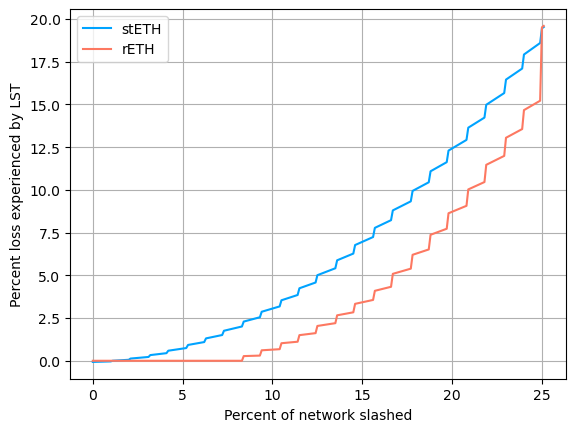

This figure's Python source:
import os

import matplotlib.pyplot as plt
import numpy as np
from web3 import HTTPProvider, Web3

API_KEY = os.environ['INFURA']
CLIENT = Web3(HTTPProvider(f"https://mainnet.infura.io/v3/{API_KEY}"))
COLOR_LIDO = '#00A3FF'
COLOR_RP = '#FD7861'

TokenSteth = CLIENT.eth.contract(
    address=Web3.to_checksum_address("0xae7ab96520DE3A18E5e111B5EaAb095312D7fE84"),
    abi=
    '[{"constant":false,"inputs":[],"name":"resume","outputs":[],"payable":false,"stateMutability":"nonpayable","type":"function"},{"constant":true,"inputs":[],"name":"name","outputs":[{"name":"","type":"string"}],"payable":false,"stateMutability":"pure","type":"function"},{"constant":false,"inputs":[],"name":"stop","outputs":[],"payable":false,"stateMutability":"nonpayable","type":"function"},{"constant":true,"inputs":[],"name":"hasInitialized","outputs":[{"name":"","type":"bool"}],"payable":false,"stateMutability":"view","type":"function"},{"constant":false,"inputs":[{"name":"_spender","type":"address"},{"name":"_amount","type":"uint256"}],"name":"approve","outputs":[{"name":"","type":"bool"}],"payable":false,"stateMutability":"nonpayable","type":"function"},{"constant":true,"inputs":[],"name":"STAKING_CONTROL_ROLE","outputs":[{"name":"","type":"bytes32"}],"payable":false,"stateMutability":"view","type":"function"},{"constant":true,"inputs":[],"name":"totalSupply","outputs":[{"name":"","type":"uint256"}],"payable":false,"stateMutability":"view","type":"function"},{"constant":true,"inputs":[{"name":"_ethAmount","type":"uint256"}],"name":"getSharesByPooledEth","outputs":[{"name":"","type":"uint256"}],"payable":false,"stateMutability":"view","type":"function"},{"constant":true,"inputs":[],"name":"isStakingPaused","outputs":[{"name":"","type":"bool"}],"payable":false,"stateMutability":"view","type":"function"},{"constant":false,"inputs":[{"name":"_sender","type":"address"},{"name":"_recipient","type":"address"},{"name":"_amount","type":"uint256"}],"name":"transferFrom","outputs":[{"name":"","type":"bool"}],"payable":false,"stateMutability":"nonpayable","type":"function"},{"constant":true,"inputs":[{"name":"_script","type":"bytes"}],"name":"getEVMScriptExecutor","outputs":[{"name":"","type":"address"}],"payable":false,"stateMutability":"view","type":"function"},{"constant":false,"inputs":[{"name":"_maxStakeLimit","type":"uint256"},{"name":"_stakeLimitIncreasePerBlock","type":"uint256"}],"name":"setStakingLimit","outputs":[],"payable":false,"stateMutability":"nonpayable","type":"function"},{"constant":true,"inputs":[],"name":"RESUME_ROLE","outputs":[{"name":"","type":"bytes32"}],"payable":false,"stateMutability":"view","type":"function"},{"constant":false,"inputs":[{"name":"_lidoLocator","type":"address"},{"name":"_eip712StETH","type":"address"}],"name":"finalizeUpgrade_v2","outputs":[],"payable":false,"stateMutability":"nonpayable","type":"function"},{"constant":true,"inputs":[],"name":"decimals","outputs":[{"name":"","type":"uint8"}],"payable":false,"stateMutability":"pure","type":"function"},{"constant":true,"inputs":[],"name":"getRecoveryVault","outputs":[{"name":"","type":"address"}],"payable":false,"stateMutability":"view","type":"function"},{"constant":true,"inputs":[],"name":"DOMAIN_SEPARATOR","outputs":[{"name":"","type":"bytes32"}],"payable":false,"stateMutability":"view","type":"function"},{"constant":true,"inputs":[],"name":"getTotalPooledEther","outputs":[{"name":"","type":"uint256"}],"payable":false,"stateMutability":"view","type":"function"},{"constant":false,"inputs":[{"name":"_newDepositedValidators","type":"uint256"}],"name":"unsafeChangeDepositedValidators","outputs":[],"payable":false,"stateMutability":"nonpayable","type":"function"},{"constant":true,"inputs":[],"name":"PAUSE_ROLE","outputs":[{"name":"","type":"bytes32"}],"payable":false,"stateMutability":"view","type":"function"},{"constant":false,"inputs":[{"name":"_spender","type":"address"},{"name":"_addedValue","type":"uint256"}],"name":"increaseAllowance","outputs":[{"name":"","type":"bool"}],"payable":false,"stateMutability":"nonpayable","type":"function"},{"constant":true,"inputs":[],"name":"getTreasury","outputs":[{"name":"","type":"address"}],"payable":false,"stateMutability":"view","type":"function"},{"constant":true,"inputs":[],"name":"isStopped","outputs":[{"name":"","type":"bool"}],"payable":false,"stateMutability":"view","type":"function"},{"constant":true,"inputs":[],"name":"getBufferedEther","outputs":[{"name":"","type":"uint256"}],"payable":false,"stateMutability":"view","type":"function"},{"constant":false,"inputs":[{"name":"_lidoLocator","type":"address"},{"name":"_eip712StETH","type":"address"}],"name":"initialize","outputs":[],"payable":true,"stateMutability":"payable","type":"function"},{"constant":false,"inputs":[],"name":"receiveELRewards","outputs":[],"payable":true,"stateMutability":"payable","type":"function"},{"constant":true,"inputs":[],"name":"getWithdrawalCredentials","outputs":[{"name":"","type":"bytes32"}],"payable":false,"stateMutability":"view","type":"function"},{"constant":true,"inputs":[],"name":"getCurrentStakeLimit","outputs":[{"name":"","type":"uint256"}],"payable":false,"stateMutability":"view","type":"function"},{"constant":true,"inputs":[],"name":"getStakeLimitFullInfo","outputs":[{"name":"isStakingPaused","type":"bool"},{"name":"isStakingLimitSet","type":"bool"},{"name":"currentStakeLimit","type":"uint256"},{"name":"maxStakeLimit","type":"uint256"},{"name":"maxStakeLimitGrowthBlocks","type":"uint256"},{"name":"prevStakeLimit","type":"uint256"},{"name":"prevStakeBlockNumber","type":"uint256"}],"payable":false,"stateMutability":"view","type":"function"},{"constant":false,"inputs":[{"name":"_sender","type":"address"},{"name":"_recipient","type":"address"},{"name":"_sharesAmount","type":"uint256"}],"name":"transferSharesFrom","outputs":[{"name":"","type":"uint256"}],"payable":false,"stateMutability":"nonpayable","type":"function"},{"constant":true,"inputs":[{"name":"_account","type":"address"}],"name":"balanceOf","outputs":[{"name":"","type":"uint256"}],"payable":false,"stateMutability":"view","type":"function"},{"constant":false,"inputs":[],"name":"resumeStaking","outputs":[],"payable":false,"stateMutability":"nonpayable","type":"function"},{"constant":true,"inputs":[],"name":"getFeeDistribution","outputs":[{"name":"treasuryFeeBasisPoints","type":"uint16"},{"name":"insuranceFeeBasisPoints","type":"uint16"},{"name":"operatorsFeeBasisPoints","type":"uint16"}],"payable":false,"stateMutability":"view","type":"function"},{"constant":false,"inputs":[],"name":"receiveWithdrawals","outputs":[],"payable":true,"stateMutability":"payable","type":"function"},{"constant":true,"inputs":[{"name":"_sharesAmount","type":"uint256"}],"name":"getPooledEthByShares","outputs":[{"name":"","type":"uint256"}],"payable":false,"stateMutability":"view","type":"function"},{"constant":true,"inputs":[{"name":"token","type":"address"}],"name":"allowRecoverability","outputs":[{"name":"","type":"bool"}],"payable":false,"stateMutability":"view","type":"function"},{"constant":true,"inputs":[{"name":"owner","type":"address"}],"name":"nonces","outputs":[{"name":"","type":"uint256"}],"payable":false,"stateMutability":"view","type":"function"},{"constant":true,"inputs":[],"name":"appId","outputs":[{"name":"","type":"bytes32"}],"payable":false,"stateMutability":"view","type":"function"},{"constant":true,"inputs":[],"name":"getOracle","outputs":[{"name":"","type":"address"}],"payable":false,"stateMutability":"view","type":"function"},{"constant":true,"inputs":[],"name":"eip712Domain","outputs":[{"name":"name","type":"string"},{"name":"version","type":"string"},{"name":"chainId","type":"uint256"},{"name":"verifyingContract","type":"address"}],"payable":false,"stateMutability":"view","type":"function"},{"constant":true,"inputs":[],"name":"getContractVersion","outputs":[{"name":"","type":"uint256"}],"payable":false,"stateMutability":"view","type":"function"},{"constant":true,"inputs":[],"name":"getInitializationBlock","outputs":[{"name":"","type":"uint256"}],"payable":false,"stateMutability":"view","type":"function"},{"constant":false,"inputs":[{"name":"_recipient","type":"address"},{"name":"_sharesAmount","type":"uint256"}],"name":"transferShares","outputs":[{"name":"","type":"uint256"}],"payable":false,"stateMutability":"nonpayable","type":"function"},{"constant":true,"inputs":[],"name":"symbol","outputs":[{"name":"","type":"string"}],"payable":false,"stateMutability":"pure","type":"function"},{"constant":true,"inputs":[],"name":"getEIP712StETH","outputs":[{"name":"","type":"address"}],"payable":false,"stateMutability":"view","type":"function"},{"constant":false,"inputs":[{"name":"","type":"address"}],"name":"transferToVault","outputs":[],"payable":false,"stateMutability":"nonpayable","type":"function"},{"constant":true,"inputs":[{"name":"_sender","type":"address"},{"name":"_role","type":"bytes32"},{"name":"_params","type":"uint256[]"}],"name":"canPerform","outputs":[{"name":"","type":"bool"}],"payable":false,"stateMutability":"view","type":"function"},{"constant":false,"inputs":[{"name":"_referral","type":"address"}],"name":"submit","outputs":[{"name":"","type":"uint256"}],"payable":true,"stateMutability":"payable","type":"function"},{"constant":false,"inputs":[{"name":"_spender","type":"address"},{"name":"_subtractedValue","type":"uint256"}],"name":"decreaseAllowance","outputs":[{"name":"","type":"bool"}],"payable":false,"stateMutability":"nonpayable","type":"function"},{"constant":true,"inputs":[],"name":"getEVMScriptRegistry","outputs":[{"name":"","type":"address"}],"payable":false,"stateMutability":"view","type":"function"},{"constant":false,"inputs":[{"name":"_recipient","type":"address"},{"name":"_amount","type":"uint256"}],"name":"transfer","outputs":[{"name":"","type":"bool"}],"payable":false,"stateMutability":"nonpayable","type":"function"},{"constant":false,"inputs":[{"name":"_maxDepositsCount","type":"uint256"},{"name":"_stakingModuleId","type":"uint256"},{"name":"_depositCalldata","type":"bytes"}],"name":"deposit","outputs":[],"payable":false,"stateMutability":"nonpayable","type":"function"},{"constant":true,"inputs":[],"name":"UNSAFE_CHANGE_DEPOSITED_VALIDATORS_ROLE","outputs":[{"name":"","type":"bytes32"}],"payable":false,"stateMutability":"view","type":"function"},{"constant":true,"inputs":[],"name":"getBeaconStat","outputs":[{"name":"depositedValidators","type":"uint256"},{"name":"beaconValidators","type":"uint256"},{"name":"beaconBalance","type":"uint256"}],"payable":false,"stateMutability":"view","type":"function"},{"constant":false,"inputs":[],"name":"removeStakingLimit","outputs":[],"payable":false,"stateMutability":"nonpayable","type":"function"},{"constant":false,"inputs":[{"name":"_reportTimestamp","type":"uint256"},{"name":"_timeElapsed","type":"uint256"},{"name":"_clValidators","type":"uint256"},{"name":"_clBalance","type":"uint256"},{"name":"_withdrawalVaultBalance","type":"uint256"},{"name":"_elRewardsVaultBalance","type":"uint256"},{"name":"_sharesRequestedToBurn","type":"uint256"},{"name":"_withdrawalFinalizationBatches","type":"uint256[]"},{"name":"_simulatedShareRate","type":"uint256"}],"name":"handleOracleReport","outputs":[{"name":"postRebaseAmounts","type":"uint256[4]"}],"payable":false,"stateMutability":"nonpayable","type":"function"},{"constant":true,"inputs":[],"name":"getFee","outputs":[{"name":"totalFee","type":"uint16"}],"payable":false,"stateMutability":"view","type":"function"},{"constant":true,"inputs":[],"name":"kernel","outputs":[{"name":"","type":"address"}],"payable":false,"stateMutability":"view","type":"function"},{"constant":true,"inputs":[],"name":"getTotalShares","outputs":[{"name":"","type":"uint256"}],"payable":false,"stateMutability":"view","type":"function"},{"constant":false,"inputs":[{"name":"_owner","type":"address"},{"name":"_spender","type":"address"},{"name":"_value","type":"uint256"},{"name":"_deadline","type":"uint256"},{"name":"_v","type":"uint8"},{"name":"_r","type":"bytes32"},{"name":"_s","type":"bytes32"}],"name":"permit","outputs":[],"payable":false,"stateMutability":"nonpayable","type":"function"},{"constant":true,"inputs":[{"name":"_owner","type":"address"},{"name":"_spender","type":"address"}],"name":"allowance","outputs":[{"name":"","type":"uint256"}],"payable":false,"stateMutability":"view","type":"function"},{"constant":true,"inputs":[],"name":"isPetrified","outputs":[{"name":"","type":"bool"}],"payable":false,"stateMutability":"view","type":"function"},{"constant":true,"inputs":[],"name":"getLidoLocator","outputs":[{"name":"","type":"address"}],"payable":false,"stateMutability":"view","type":"function"},{"constant":true,"inputs":[],"name":"canDeposit","outputs":[{"name":"","type":"bool"}],"payable":false,"stateMutability":"view","type":"function"},{"constant":true,"inputs":[],"name":"STAKING_PAUSE_ROLE","outputs":[{"name":"","type":"bytes32"}],"payable":false,"stateMutability":"view","type":"function"},{"constant":true,"inputs":[],"name":"getDepositableEther","outputs":[{"name":"","type":"uint256"}],"payable":false,"stateMutability":"view","type":"function"},{"constant":true,"inputs":[{"name":"_account","type":"address"}],"name":"sharesOf","outputs":[{"name":"","type":"uint256"}],"payable":false,"stateMutability":"view","type":"function"},{"constant":false,"inputs":[],"name":"pauseStaking","outputs":[],"payable":false,"stateMutability":"nonpayable","type":"function"},{"constant":true,"inputs":[],"name":"getTotalELRewardsCollected","outputs":[{"name":"","type":"uint256"}],"payable":false,"stateMutability":"view","type":"function"},{"payable":true,"stateMutability":"payable","type":"fallback"},{"anonymous":false,"inputs":[],"name":"StakingPaused","type":"event"},{"anonymous":false,"inputs":[],"name":"StakingResumed","type":"event"},{"anonymous":false,"inputs":[{"indexed":false,"name":"maxStakeLimit","type":"uint256"},{"indexed":false,"name":"stakeLimitIncreasePerBlock","type":"uint256"}],"name":"StakingLimitSet","type":"event"},{"anonymous":false,"inputs":[],"name":"StakingLimitRemoved","type":"event"},{"anonymous":false,"inputs":[{"indexed":true,"name":"reportTimestamp","type":"uint256"},{"indexed":false,"name":"preCLValidators","type":"uint256"},{"indexed":false,"name":"postCLValidators","type":"uint256"}],"name":"CLValidatorsUpdated","type":"event"},{"anonymous":false,"inputs":[{"indexed":false,"name":"depositedValidators","type":"uint256"}],"name":"DepositedValidatorsChanged","type":"event"},{"anonymous":false,"inputs":[{"indexed":true,"name":"reportTimestamp","type":"uint256"},{"indexed":false,"name":"preCLBalance","type":"uint256"},{"indexed":false,"name":"postCLBalance","type":"uint256"},{"indexed":false,"name":"withdrawalsWithdrawn","type":"uint256"},{"indexed":false,"name":"executionLayerRewardsWithdrawn","type":"uint256"},{"indexed":false,"name":"postBufferedEther","type":"uint256"}],"name":"ETHDistributed","type":"event"},{"anonymous":false,"inputs":[{"indexed":true,"name":"reportTimestamp","type":"uint256"},{"indexed":false,"name":"timeElapsed","type":"uint256"},{"indexed":false,"name":"preTotalShares","type":"uint256"},{"indexed":false,"name":"preTotalEther","type":"uint256"},{"indexed":false,"name":"postTotalShares","type":"uint256"},{"indexed":false,"name":"postTotalEther","type":"uint256"},{"indexed":false,"name":"sharesMintedAsFees","type":"uint256"}],"name":"TokenRebased","type":"event"},{"anonymous":false,"inputs":[{"indexed":false,"name":"lidoLocator","type":"address"}],"name":"LidoLocatorSet","type":"event"},{"anonymous":false,"inputs":[{"indexed":false,"name":"amount","type":"uint256"}],"name":"ELRewardsReceived","type":"event"},{"anonymous":false,"inputs":[{"indexed":false,"name":"amount","type":"uint256"}],"name":"WithdrawalsReceived","type":"event"},{"anonymous":false,"inputs":[{"indexed":true,"name":"sender","type":"address"},{"indexed":false,"name":"amount","type":"uint256"},{"indexed":false,"name":"referral","type":"address"}],"name":"Submitted","type":"event"},{"anonymous":false,"inputs":[{"indexed":false,"name":"amount","type":"uint256"}],"name":"Unbuffered","type":"event"},{"anonymous":false,"inputs":[{"indexed":true,"name":"executor","type":"address"},{"indexed":false,"name":"script","type":"bytes"},{"indexed":false,"name":"input","type":"bytes"},{"indexed":false,"name":"returnData","type":"bytes"}],"name":"ScriptResult","type":"event"},{"anonymous":false,"inputs":[{"indexed":true,"name":"vault","type":"address"},{"indexed":true,"name":"token","type":"address"},{"indexed":false,"name":"amount","type":"uint256"}],"name":"RecoverToVault","type":"event"},{"anonymous":false,"inputs":[{"indexed":false,"name":"eip712StETH","type":"address"}],"name":"EIP712StETHInitialized","type":"event"},{"anonymous":false,"inputs":[{"indexed":true,"name":"from","type":"address"},{"indexed":true,"name":"to","type":"address"},{"indexed":false,"name":"sharesValue","type":"uint256"}],"name":"TransferShares","type":"event"},{"anonymous":false,"inputs":[{"indexed":true,"name":"account","type":"address"},{"indexed":false,"name":"preRebaseTokenAmount","type":"uint256"},{"indexed":false,"name":"postRebaseTokenAmount","type":"uint256"},{"indexed":false,"name":"sharesAmount","type":"uint256"}],"name":"SharesBurnt","type":"event"},{"anonymous":false,"inputs":[],"name":"Stopped","type":"event"},{"anonymous":false,"inputs":[],"name":"Resumed","type":"event"},{"anonymous":false,"inputs":[{"indexed":true,"name":"from","type":"address"},{"indexed":true,"name":"to","type":"address"},{"indexed":false,"name":"value","type":"uint256"}],"name":"Transfer","type":"event"},{"anonymous":false,"inputs":[{"indexed":true,"name":"owner","type":"address"},{"indexed":true,"name":"spender","type":"address"},{"indexed":false,"name":"value","type":"uint256"}],"name":"Approval","type":"event"},{"anonymous":false,"inputs":[{"indexed":false,"name":"version","type":"uint256"}],"name":"ContractVersionSet","type":"event"}]'
)

TokenReth = CLIENT.eth.contract(
    address=Web3.to_checksum_address("0xae78736Cd615f374D3085123A210448E74Fc6393"),
    abi=
    '[{"inputs":[{"internalType":"contract RocketStorageInterface","name":"_rocketStorageAddress","type":"address"}],"stateMutability":"nonpayable","type":"constructor"},{"anonymous":false,"inputs":[{"indexed":true,"internalType":"address","name":"owner","type":"address"},{"indexed":true,"internalType":"address","name":"spender","type":"address"},{"indexed":false,"internalType":"uint256","name":"value","type":"uint256"}],"name":"Approval","type":"event"},{"anonymous":false,"inputs":[{"indexed":true,"internalType":"address","name":"from","type":"address"},{"indexed":false,"internalType":"uint256","name":"amount","type":"uint256"},{"indexed":false,"internalType":"uint256","name":"time","type":"uint256"}],"name":"EtherDeposited","type":"event"},{"anonymous":false,"inputs":[{"indexed":true,"internalType":"address","name":"from","type":"address"},{"indexed":false,"internalType":"uint256","name":"amount","type":"uint256"},{"indexed":false,"internalType":"uint256","name":"ethAmount","type":"uint256"},{"indexed":false,"internalType":"uint256","name":"time","type":"uint256"}],"name":"TokensBurned","type":"event"},{"anonymous":false,"inputs":[{"indexed":true,"internalType":"address","name":"to","type":"address"},{"indexed":false,"internalType":"uint256","name":"amount","type":"uint256"},{"indexed":false,"internalType":"uint256","name":"ethAmount","type":"uint256"},{"indexed":false,"internalType":"uint256","name":"time","type":"uint256"}],"name":"TokensMinted","type":"event"},{"anonymous":false,"inputs":[{"indexed":true,"internalType":"address","name":"from","type":"address"},{"indexed":true,"internalType":"address","name":"to","type":"address"},{"indexed":false,"internalType":"uint256","name":"value","type":"uint256"}],"name":"Transfer","type":"event"},{"inputs":[{"internalType":"address","name":"owner","type":"address"},{"internalType":"address","name":"spender","type":"address"}],"name":"allowance","outputs":[{"internalType":"uint256","name":"","type":"uint256"}],"stateMutability":"view","type":"function"},{"inputs":[{"internalType":"address","name":"spender","type":"address"},{"internalType":"uint256","name":"amount","type":"uint256"}],"name":"approve","outputs":[{"internalType":"bool","name":"","type":"bool"}],"stateMutability":"nonpayable","type":"function"},{"inputs":[{"internalType":"address","name":"account","type":"address"}],"name":"balanceOf","outputs":[{"internalType":"uint256","name":"","type":"uint256"}],"stateMutability":"view","type":"function"},{"inputs":[{"internalType":"uint256","name":"_rethAmount","type":"uint256"}],"name":"burn","outputs":[],"stateMutability":"nonpayable","type":"function"},{"inputs":[],"name":"decimals","outputs":[{"internalType":"uint8","name":"","type":"uint8"}],"stateMutability":"view","type":"function"},{"inputs":[{"internalType":"address","name":"spender","type":"address"},{"internalType":"uint256","name":"subtractedValue","type":"uint256"}],"name":"decreaseAllowance","outputs":[{"internalType":"bool","name":"","type":"bool"}],"stateMutability":"nonpayable","type":"function"},{"inputs":[],"name":"depositExcess","outputs":[],"stateMutability":"payable","type":"function"},{"inputs":[],"name":"depositExcessCollateral","outputs":[],"stateMutability":"nonpayable","type":"function"},{"inputs":[],"name":"getCollateralRate","outputs":[{"internalType":"uint256","name":"","type":"uint256"}],"stateMutability":"view","type":"function"},{"inputs":[{"internalType":"uint256","name":"_rethAmount","type":"uint256"}],"name":"getEthValue","outputs":[{"internalType":"uint256","name":"","type":"uint256"}],"stateMutability":"view","type":"function"},{"inputs":[],"name":"getExchangeRate","outputs":[{"internalType":"uint256","name":"","type":"uint256"}],"stateMutability":"view","type":"function"},{"inputs":[{"internalType":"uint256","name":"_ethAmount","type":"uint256"}],"name":"getRethValue","outputs":[{"internalType":"uint256","name":"","type":"uint256"}],"stateMutability":"view","type":"function"},{"inputs":[],"name":"getTotalCollateral","outputs":[{"internalType":"uint256","name":"","type":"uint256"}],"stateMutability":"view","type":"function"},{"inputs":[{"internalType":"address","name":"spender","type":"address"},{"internalType":"uint256","name":"addedValue","type":"uint256"}],"name":"increaseAllowance","outputs":[{"internalType":"bool","name":"","type":"bool"}],"stateMutability":"nonpayable","type":"function"},{"inputs":[{"internalType":"uint256","name":"_ethAmount","type":"uint256"},{"internalType":"address","name":"_to","type":"address"}],"name":"mint","outputs":[],"stateMutability":"nonpayable","type":"function"},{"inputs":[],"name":"name","outputs":[{"internalType":"string","name":"","type":"string"}],"stateMutability":"view","type":"function"},{"inputs":[],"name":"symbol","outputs":[{"internalType":"string","name":"","type":"string"}],"stateMutability":"view","type":"function"},{"inputs":[],"name":"totalSupply","outputs":[{"internalType":"uint256","name":"","type":"uint256"}],"stateMutability":"view","type":"function"},{"inputs":[{"internalType":"address","name":"recipient","type":"address"},{"internalType":"uint256","name":"amount","type":"uint256"}],"name":"transfer","outputs":[{"internalType":"bool","name":"","type":"bool"}],"stateMutability":"nonpayable","type":"function"},{"inputs":[{"internalType":"address","name":"sender","type":"address"},{"internalType":"address","name":"recipient","type":"address"},{"internalType":"uint256","name":"amount","type":"uint256"}],"name":"transferFrom","outputs":[{"internalType":"bool","name":"","type":"bool"}],"stateMutability":"nonpayable","type":"function"},{"inputs":[],"name":"version","outputs":[{"internalType":"uint8","name":"","type":"uint8"}],"stateMutability":"view","type":"function"},{"stateMutability":"payable","type":"receive"}]'
)

RocketNodeManager = CLIENT.eth.contract(
    address=Web3.to_checksum_address("0x89F478E6Cc24f052103628f36598D4C14Da3D287"),
    abi=
    '[{"inputs":[{"internalType":"contract RocketStorageInterface","name":"_rocketStorageAddress","type":"address"}],"stateMutability":"nonpayable","type":"constructor"},{"anonymous":false,"inputs":[{"indexed":true,"internalType":"address","name":"node","type":"address"},{"indexed":false,"internalType":"uint256","name":"time","type":"uint256"}],"name":"NodeRegistered","type":"event"},{"anonymous":false,"inputs":[{"indexed":true,"internalType":"address","name":"node","type":"address"},{"indexed":false,"internalType":"uint256","name":"network","type":"uint256"}],"name":"NodeRewardNetworkChanged","type":"event"},{"anonymous":false,"inputs":[{"indexed":true,"internalType":"address","name":"node","type":"address"},{"indexed":false,"internalType":"bool","name":"state","type":"bool"}],"name":"NodeSmoothingPoolStateChanged","type":"event"},{"anonymous":false,"inputs":[{"indexed":true,"internalType":"address","name":"node","type":"address"},{"indexed":false,"internalType":"uint256","name":"time","type":"uint256"}],"name":"NodeTimezoneLocationSet","type":"event"},{"inputs":[{"internalType":"address","name":"_nodeAddress","type":"address"}],"name":"getAverageNodeFee","outputs":[{"internalType":"uint256","name":"","type":"uint256"}],"stateMutability":"view","type":"function"},{"inputs":[{"internalType":"address","name":"_nodeAddress","type":"address"}],"name":"getFeeDistributorInitialised","outputs":[{"internalType":"bool","name":"","type":"bool"}],"stateMutability":"view","type":"function"},{"inputs":[{"internalType":"uint256","name":"_offset","type":"uint256"},{"internalType":"uint256","name":"_limit","type":"uint256"}],"name":"getNodeAddresses","outputs":[{"internalType":"address[]","name":"","type":"address[]"}],"stateMutability":"view","type":"function"},{"inputs":[{"internalType":"uint256","name":"_index","type":"uint256"}],"name":"getNodeAt","outputs":[{"internalType":"address","name":"","type":"address"}],"stateMutability":"view","type":"function"},{"inputs":[],"name":"getNodeCount","outputs":[{"internalType":"uint256","name":"","type":"uint256"}],"stateMutability":"view","type":"function"},{"inputs":[{"internalType":"uint256","name":"_offset","type":"uint256"},{"internalType":"uint256","name":"_limit","type":"uint256"}],"name":"getNodeCountPerTimezone","outputs":[{"components":[{"internalType":"string","name":"timezone","type":"string"},{"internalType":"uint256","name":"count","type":"uint256"}],"internalType":"struct RocketNodeManagerInterface.TimezoneCount[]","name":"","type":"tuple[]"}],"stateMutability":"view","type":"function"},{"inputs":[{"internalType":"address","name":"_nodeAddress","type":"address"}],"name":"getNodeDetails","outputs":[{"components":[{"internalType":"bool","name":"exists","type":"bool"},{"internalType":"uint256","name":"registrationTime","type":"uint256"},{"internalType":"string","name":"timezoneLocation","type":"string"},{"internalType":"bool","name":"feeDistributorInitialised","type":"bool"},{"internalType":"address","name":"feeDistributorAddress","type":"address"},{"internalType":"uint256","name":"rewardNetwork","type":"uint256"},{"internalType":"uint256","name":"rplStake","type":"uint256"},{"internalType":"uint256","name":"effectiveRPLStake","type":"uint256"},{"internalType":"uint256","name":"minimumRPLStake","type":"uint256"},{"internalType":"uint256","name":"maximumRPLStake","type":"uint256"},{"internalType":"uint256","name":"ethMatched","type":"uint256"},{"internalType":"uint256","name":"ethMatchedLimit","type":"uint256"},{"internalType":"uint256","name":"minipoolCount","type":"uint256"},{"internalType":"uint256","name":"balanceETH","type":"uint256"},{"internalType":"uint256","name":"balanceRETH","type":"uint256"},{"internalType":"uint256","name":"balanceRPL","type":"uint256"},{"internalType":"uint256","name":"balanceOldRPL","type":"uint256"},{"internalType":"uint256","name":"depositCreditBalance","type":"uint256"},{"internalType":"uint256","name":"distributorBalanceUserETH","type":"uint256"},{"internalType":"uint256","name":"distributorBalanceNodeETH","type":"uint256"},{"internalType":"address","name":"withdrawalAddress","type":"address"},{"internalType":"address","name":"pendingWithdrawalAddress","type":"address"},{"internalType":"bool","name":"smoothingPoolRegistrationState","type":"bool"},{"internalType":"uint256","name":"smoothingPoolRegistrationChanged","type":"uint256"},{"internalType":"address","name":"nodeAddress","type":"address"}],"internalType":"struct NodeDetails","name":"nodeDetails","type":"tuple"}],"stateMutability":"view","type":"function"},{"inputs":[{"internalType":"address","name":"_nodeAddress","type":"address"}],"name":"getNodeExists","outputs":[{"internalType":"bool","name":"","type":"bool"}],"stateMutability":"view","type":"function"},{"inputs":[{"internalType":"address","name":"_nodeAddress","type":"address"}],"name":"getNodePendingWithdrawalAddress","outputs":[{"internalType":"address","name":"","type":"address"}],"stateMutability":"view","type":"function"},{"inputs":[{"internalType":"address","name":"_nodeAddress","type":"address"}],"name":"getNodeRegistrationTime","outputs":[{"internalType":"uint256","name":"","type":"uint256"}],"stateMutability":"view","type":"function"},{"inputs":[{"internalType":"address","name":"_nodeAddress","type":"address"}],"name":"getNodeTimezoneLocation","outputs":[{"internalType":"string","name":"","type":"string"}],"stateMutability":"view","type":"function"},{"inputs":[{"internalType":"address","name":"_nodeAddress","type":"address"}],"name":"getNodeWithdrawalAddress","outputs":[{"internalType":"address","name":"","type":"address"}],"stateMutability":"view","type":"function"},{"inputs":[{"internalType":"address","name":"_nodeAddress","type":"address"}],"name":"getRewardNetwork","outputs":[{"internalType":"uint256","name":"","type":"uint256"}],"stateMutability":"view","type":"function"},{"inputs":[{"internalType":"uint256","name":"_offset","type":"uint256"},{"internalType":"uint256","name":"_limit","type":"uint256"}],"name":"getSmoothingPoolRegisteredNodeCount","outputs":[{"internalType":"uint256","name":"","type":"uint256"}],"stateMutability":"view","type":"function"},{"inputs":[{"internalType":"address","name":"_nodeAddress","type":"address"}],"name":"getSmoothingPoolRegistrationChanged","outputs":[{"internalType":"uint256","name":"","type":"uint256"}],"stateMutability":"view","type":"function"},{"inputs":[{"internalType":"address","name":"_nodeAddress","type":"address"}],"name":"getSmoothingPoolRegistrationState","outputs":[{"internalType":"bool","name":"","type":"bool"}],"stateMutability":"view","type":"function"},{"inputs":[],"name":"initialiseFeeDistributor","outputs":[],"stateMutability":"nonpayable","type":"function"},{"inputs":[{"internalType":"string","name":"_timezoneLocation","type":"string"}],"name":"registerNode","outputs":[],"stateMutability":"nonpayable","type":"function"},{"inputs":[{"internalType":"address","name":"_nodeAddress","type":"address"},{"internalType":"uint256","name":"_network","type":"uint256"}],"name":"setRewardNetwork","outputs":[],"stateMutability":"nonpayable","type":"function"},{"inputs":[{"internalType":"bool","name":"_state","type":"bool"}],"name":"setSmoothingPoolRegistrationState","outputs":[],"stateMutability":"nonpayable","type":"function"},{"inputs":[{"internalType":"string","name":"_timezoneLocation","type":"string"}],"name":"setTimezoneLocation","outputs":[],"stateMutability":"nonpayable","type":"function"},{"inputs":[],"name":"version","outputs":[{"internalType":"uint8","name":"","type":"uint8"}],"stateMutability":"view","type":"function"}]'
)

RocketNodeStaking = CLIENT.eth.contract(
    address=Web3.to_checksum_address("0x0d8D8f8541B12A0e1194B7CC4b6D954b90AB82ec"),
    abi=
    '[{"inputs":[{"internalType":"contract RocketStorageInterface","name":"_rocketStorageAddress","type":"address"}],"stateMutability":"nonpayable","type":"constructor"},{"anonymous":false,"inputs":[{"indexed":true,"internalType":"address","name":"node","type":"address"},{"indexed":false,"internalType":"uint256","name":"amount","type":"uint256"},{"indexed":false,"internalType":"uint256","name":"ethValue","type":"uint256"},{"indexed":false,"internalType":"uint256","name":"time","type":"uint256"}],"name":"RPLSlashed","type":"event"},{"anonymous":false,"inputs":[{"indexed":true,"internalType":"address","name":"from","type":"address"},{"indexed":false,"internalType":"uint256","name":"amount","type":"uint256"},{"indexed":false,"internalType":"uint256","name":"time","type":"uint256"}],"name":"RPLStaked","type":"event"},{"anonymous":false,"inputs":[{"indexed":true,"internalType":"address","name":"to","type":"address"},{"indexed":false,"internalType":"uint256","name":"amount","type":"uint256"},{"indexed":false,"internalType":"uint256","name":"time","type":"uint256"}],"name":"RPLWithdrawn","type":"event"},{"anonymous":false,"inputs":[{"indexed":true,"internalType":"address","name":"node","type":"address"},{"indexed":true,"internalType":"address","name":"caller","type":"address"},{"indexed":false,"internalType":"bool","name":"allowed","type":"bool"},{"indexed":false,"internalType":"uint256","name":"time","type":"uint256"}],"name":"StakeRPLForAllowed","type":"event"},{"inputs":[{"internalType":"address","name":"_nodeAddress","type":"address"}],"name":"getNodeETHCollateralisationRatio","outputs":[{"internalType":"uint256","name":"","type":"uint256"}],"stateMutability":"view","type":"function"},{"inputs":[{"internalType":"address","name":"_nodeAddress","type":"address"}],"name":"getNodeETHMatched","outputs":[{"internalType":"uint256","name":"","type":"uint256"}],"stateMutability":"view","type":"function"},{"inputs":[{"internalType":"address","name":"_nodeAddress","type":"address"}],"name":"getNodeETHMatchedLimit","outputs":[{"internalType":"uint256","name":"","type":"uint256"}],"stateMutability":"view","type":"function"},{"inputs":[{"internalType":"address","name":"_nodeAddress","type":"address"}],"name":"getNodeETHProvided","outputs":[{"internalType":"uint256","name":"","type":"uint256"}],"stateMutability":"view","type":"function"},{"inputs":[{"internalType":"address","name":"_nodeAddress","type":"address"}],"name":"getNodeEffectiveRPLStake","outputs":[{"internalType":"uint256","name":"","type":"uint256"}],"stateMutability":"view","type":"function"},{"inputs":[{"internalType":"address","name":"_nodeAddress","type":"address"}],"name":"getNodeMaximumRPLStake","outputs":[{"internalType":"uint256","name":"","type":"uint256"}],"stateMutability":"view","type":"function"},{"inputs":[{"internalType":"address","name":"_nodeAddress","type":"address"}],"name":"getNodeMinimumRPLStake","outputs":[{"internalType":"uint256","name":"","type":"uint256"}],"stateMutability":"view","type":"function"},{"inputs":[{"internalType":"address","name":"_nodeAddress","type":"address"}],"name":"getNodeRPLStake","outputs":[{"internalType":"uint256","name":"","type":"uint256"}],"stateMutability":"view","type":"function"},{"inputs":[{"internalType":"address","name":"_nodeAddress","type":"address"}],"name":"getNodeRPLStakedTime","outputs":[{"internalType":"uint256","name":"","type":"uint256"}],"stateMutability":"view","type":"function"},{"inputs":[],"name":"getTotalRPLStake","outputs":[{"internalType":"uint256","name":"","type":"uint256"}],"stateMutability":"view","type":"function"},{"inputs":[{"internalType":"address","name":"_caller","type":"address"},{"internalType":"bool","name":"_allowed","type":"bool"}],"name":"setStakeRPLForAllowed","outputs":[],"stateMutability":"nonpayable","type":"function"},{"inputs":[{"internalType":"address","name":"_nodeAddress","type":"address"},{"internalType":"uint256","name":"_ethSlashAmount","type":"uint256"}],"name":"slashRPL","outputs":[],"stateMutability":"nonpayable","type":"function"},{"inputs":[{"internalType":"uint256","name":"_amount","type":"uint256"}],"name":"stakeRPL","outputs":[],"stateMutability":"nonpayable","type":"function"},{"inputs":[{"internalType":"address","name":"_nodeAddress","type":"address"},{"internalType":"uint256","name":"_amount","type":"uint256"}],"name":"stakeRPLFor","outputs":[],"stateMutability":"nonpayable","type":"function"},{"inputs":[],"name":"version","outputs":[{"internalType":"uint8","name":"","type":"uint8"}],"stateMutability":"view","type":"function"},{"inputs":[{"internalType":"uint256","name":"_amount","type":"uint256"}],"name":"withdrawRPL","outputs":[],"stateMutability":"nonpayable","type":"function"}]'
)

RocketNodeDeposit = CLIENT.eth.contract(
    address=Web3.to_checksum_address("0x2FB42FfE2d7dF8381853e96304300c6a5E846905"),
    abi=
    '[{"inputs":[{"internalType":"contract RocketStorageInterface","name":"_rocketStorageAddress","type":"address"}],"stateMutability":"nonpayable","type":"constructor"},{"anonymous":false,"inputs":[{"indexed":true,"internalType":"address","name":"from","type":"address"},{"indexed":false,"internalType":"uint256","name":"amount","type":"uint256"},{"indexed":false,"internalType":"uint256","name":"time","type":"uint256"}],"name":"DepositReceived","type":"event"},{"inputs":[{"internalType":"uint256","name":"_bondAmount","type":"uint256"},{"internalType":"uint256","name":"_minimumNodeFee","type":"uint256"},{"internalType":"bytes","name":"_validatorPubkey","type":"bytes"},{"internalType":"uint256","name":"_salt","type":"uint256"},{"internalType":"address","name":"_expectedMinipoolAddress","type":"address"},{"internalType":"uint256","name":"_currentBalance","type":"uint256"}],"name":"createVacantMinipool","outputs":[],"stateMutability":"nonpayable","type":"function"},{"inputs":[{"internalType":"uint256","name":"_bondAmount","type":"uint256"},{"internalType":"uint256","name":"_minimumNodeFee","type":"uint256"},{"internalType":"bytes","name":"_validatorPubkey","type":"bytes"},{"internalType":"bytes","name":"_validatorSignature","type":"bytes"},{"internalType":"bytes32","name":"_depositDataRoot","type":"bytes32"},{"internalType":"uint256","name":"_salt","type":"uint256"},{"internalType":"address","name":"_expectedMinipoolAddress","type":"address"}],"name":"deposit","outputs":[],"stateMutability":"payable","type":"function"},{"inputs":[{"internalType":"uint256","name":"_bondAmount","type":"uint256"},{"internalType":"uint256","name":"_minimumNodeFee","type":"uint256"},{"internalType":"bytes","name":"_validatorPubkey","type":"bytes"},{"internalType":"bytes","name":"_validatorSignature","type":"bytes"},{"internalType":"bytes32","name":"_depositDataRoot","type":"bytes32"},{"internalType":"uint256","name":"_salt","type":"uint256"},{"internalType":"address","name":"_expectedMinipoolAddress","type":"address"}],"name":"depositWithCredit","outputs":[],"stateMutability":"payable","type":"function"},{"inputs":[],"name":"getDepositAmounts","outputs":[{"internalType":"uint256[]","name":"","type":"uint256[]"}],"stateMutability":"pure","type":"function"},{"inputs":[{"internalType":"address","name":"_nodeOperator","type":"address"}],"name":"getNodeDepositCredit","outputs":[{"internalType":"uint256","name":"","type":"uint256"}],"stateMutability":"view","type":"function"},{"inputs":[{"internalType":"address","name":"_nodeOperator","type":"address"},{"internalType":"uint256","name":"_amount","type":"uint256"}],"name":"increaseDepositCreditBalance","outputs":[],"stateMutability":"nonpayable","type":"function"},{"inputs":[{"internalType":"address","name":"_nodeAddress","type":"address"},{"internalType":"uint256","name":"_amount","type":"uint256"}],"name":"increaseEthMatched","outputs":[],"stateMutability":"nonpayable","type":"function"},{"inputs":[{"internalType":"uint256","name":"_amount","type":"uint256"}],"name":"isValidDepositAmount","outputs":[{"internalType":"bool","name":"","type":"bool"}],"stateMutability":"pure","type":"function"},{"inputs":[],"name":"version","outputs":[{"internalType":"uint8","name":"","type":"uint8"}],"stateMutability":"view","type":"function"},{"stateMutability":"payable","type":"receive"}]'
)

RocketMinipoolManager = CLIENT.eth.contract(
    address=Web3.to_checksum_address("0x6d010C43d4e96D74C422f2e27370AF48711B49bF"),
    abi=
    '[{"inputs":[{"internalType":"contract RocketStorageInterface","name":"_rocketStorageAddress","type":"address"}],"stateMutability":"nonpayable","type":"constructor"},{"anonymous":false,"inputs":[{"indexed":true,"internalType":"address","name":"minipool","type":"address"},{"indexed":false,"internalType":"uint256","name":"time","type":"uint256"}],"name":"BeginBondReduction","type":"event"},{"anonymous":false,"inputs":[{"indexed":true,"internalType":"address","name":"minipool","type":"address"},{"indexed":true,"internalType":"address","name":"member","type":"address"},{"indexed":false,"internalType":"uint256","name":"time","type":"uint256"}],"name":"CancelReductionVoted","type":"event"},{"anonymous":false,"inputs":[{"indexed":true,"internalType":"address","name":"minipool","type":"address"},{"indexed":true,"internalType":"address","name":"node","type":"address"},{"indexed":false,"internalType":"uint256","name":"time","type":"uint256"}],"name":"MinipoolCreated","type":"event"},{"anonymous":false,"inputs":[{"indexed":true,"internalType":"address","name":"minipool","type":"address"},{"indexed":true,"internalType":"address","name":"node","type":"address"},{"indexed":false,"internalType":"uint256","name":"time","type":"uint256"}],"name":"MinipoolDestroyed","type":"event"},{"anonymous":false,"inputs":[{"indexed":true,"internalType":"address","name":"minipool","type":"address"},{"indexed":false,"internalType":"uint256","name":"time","type":"uint256"}],"name":"ReductionCancelled","type":"event"},{"inputs":[{"internalType":"address","name":"_nodeAddress","type":"address"},{"internalType":"uint256","name":"_salt","type":"uint256"}],"name":"createMinipool","outputs":[{"internalType":"contract RocketMinipoolInterface","name":"","type":"address"}],"stateMutability":"nonpayable","type":"function"},{"inputs":[{"internalType":"address","name":"_nodeAddress","type":"address"},{"internalType":"uint256","name":"_salt","type":"uint256"},{"internalType":"bytes","name":"_validatorPubkey","type":"bytes"},{"internalType":"uint256","name":"_bondAmount","type":"uint256"},{"internalType":"uint256","name":"_currentBalance","type":"uint256"}],"name":"createVacantMinipool","outputs":[{"internalType":"contract RocketMinipoolInterface","name":"","type":"address"}],"stateMutability":"nonpayable","type":"function"},{"inputs":[{"internalType":"address","name":"_nodeAddress","type":"address"}],"name":"decrementNodeStakingMinipoolCount","outputs":[],"stateMutability":"nonpayable","type":"function"},{"inputs":[],"name":"destroyMinipool","outputs":[],"stateMutability":"nonpayable","type":"function"},{"inputs":[],"name":"getActiveMinipoolCount","outputs":[{"internalType":"uint256","name":"","type":"uint256"}],"stateMutability":"view","type":"function"},{"inputs":[],"name":"getFinalisedMinipoolCount","outputs":[{"internalType":"uint256","name":"","type":"uint256"}],"stateMutability":"view","type":"function"},{"inputs":[{"internalType":"uint256","name":"_index","type":"uint256"}],"name":"getMinipoolAt","outputs":[{"internalType":"address","name":"","type":"address"}],"stateMutability":"view","type":"function"},{"inputs":[{"internalType":"bytes","name":"_pubkey","type":"bytes"}],"name":"getMinipoolByPubkey","outputs":[{"internalType":"address","name":"","type":"address"}],"stateMutability":"view","type":"function"},{"inputs":[],"name":"getMinipoolCount","outputs":[{"internalType":"uint256","name":"","type":"uint256"}],"stateMutability":"view","type":"function"},{"inputs":[{"internalType":"uint256","name":"_offset","type":"uint256"},{"internalType":"uint256","name":"_limit","type":"uint256"}],"name":"getMinipoolCountPerStatus","outputs":[{"internalType":"uint256","name":"initialisedCount","type":"uint256"},{"internalType":"uint256","name":"prelaunchCount","type":"uint256"},{"internalType":"uint256","name":"stakingCount","type":"uint256"},{"internalType":"uint256","name":"withdrawableCount","type":"uint256"},{"internalType":"uint256","name":"dissolvedCount","type":"uint256"}],"stateMutability":"view","type":"function"},{"inputs":[{"internalType":"address","name":"_minipoolAddress","type":"address"}],"name":"getMinipoolDepositType","outputs":[{"internalType":"enum MinipoolDeposit","name":"","type":"uint8"}],"stateMutability":"view","type":"function"},{"inputs":[{"internalType":"address","name":"_minipoolAddress","type":"address"}],"name":"getMinipoolDestroyed","outputs":[{"internalType":"bool","name":"","type":"bool"}],"stateMutability":"view","type":"function"},{"inputs":[{"internalType":"address","name":"_minipoolAddress","type":"address"}],"name":"getMinipoolExists","outputs":[{"internalType":"bool","name":"","type":"bool"}],"stateMutability":"view","type":"function"},{"inputs":[{"internalType":"address","name":"_minipoolAddress","type":"address"}],"name":"getMinipoolPubkey","outputs":[{"internalType":"bytes","name":"","type":"bytes"}],"stateMutability":"view","type":"function"},{"inputs":[{"internalType":"address","name":"_minipoolAddress","type":"address"}],"name":"getMinipoolRPLSlashed","outputs":[{"internalType":"bool","name":"","type":"bool"}],"stateMutability":"view","type":"function"},{"inputs":[{"internalType":"address","name":"_minipoolAddress","type":"address"}],"name":"getMinipoolWithdrawalCredentials","outputs":[{"internalType":"bytes","name":"","type":"bytes"}],"stateMutability":"pure","type":"function"},{"inputs":[{"internalType":"address","name":"_nodeAddress","type":"address"}],"name":"getNodeActiveMinipoolCount","outputs":[{"internalType":"uint256","name":"","type":"uint256"}],"stateMutability":"view","type":"function"},{"inputs":[{"internalType":"address","name":"_nodeAddress","type":"address"}],"name":"getNodeFinalisedMinipoolCount","outputs":[{"internalType":"uint256","name":"","type":"uint256"}],"stateMutability":"view","type":"function"},{"inputs":[{"internalType":"address","name":"_nodeAddress","type":"address"},{"internalType":"uint256","name":"_index","type":"uint256"}],"name":"getNodeMinipoolAt","outputs":[{"internalType":"address","name":"","type":"address"}],"stateMutability":"view","type":"function"},{"inputs":[{"internalType":"address","name":"_nodeAddress","type":"address"}],"name":"getNodeMinipoolCount","outputs":[{"internalType":"uint256","name":"","type":"uint256"}],"stateMutability":"view","type":"function"},{"inputs":[{"internalType":"address","name":"_nodeAddress","type":"address"}],"name":"getNodeStakingMinipoolCount","outputs":[{"internalType":"uint256","name":"","type":"uint256"}],"stateMutability":"view","type":"function"},{"inputs":[{"internalType":"address","name":"_nodeAddress","type":"address"},{"internalType":"uint256","name":"_depositSize","type":"uint256"}],"name":"getNodeStakingMinipoolCountBySize","outputs":[{"internalType":"uint256","name":"","type":"uint256"}],"stateMutability":"view","type":"function"},{"inputs":[{"internalType":"address","name":"_nodeAddress","type":"address"},{"internalType":"uint256","name":"_index","type":"uint256"}],"name":"getNodeValidatingMinipoolAt","outputs":[{"internalType":"address","name":"","type":"address"}],"stateMutability":"view","type":"function"},{"inputs":[{"internalType":"address","name":"_nodeAddress","type":"address"}],"name":"getNodeValidatingMinipoolCount","outputs":[{"internalType":"uint256","name":"","type":"uint256"}],"stateMutability":"view","type":"function"},{"inputs":[{"internalType":"uint256","name":"_offset","type":"uint256"},{"internalType":"uint256","name":"_limit","type":"uint256"}],"name":"getPrelaunchMinipools","outputs":[{"internalType":"address[]","name":"","type":"address[]"}],"stateMutability":"view","type":"function"},{"inputs":[],"name":"getStakingMinipoolCount","outputs":[{"internalType":"uint256","name":"","type":"uint256"}],"stateMutability":"view","type":"function"},{"inputs":[{"internalType":"uint256","name":"_index","type":"uint256"}],"name":"getVacantMinipoolAt","outputs":[{"internalType":"address","name":"","type":"address"}],"stateMutability":"view","type":"function"},{"inputs":[],"name":"getVacantMinipoolCount","outputs":[{"internalType":"uint256","name":"","type":"uint256"}],"stateMutability":"view","type":"function"},{"inputs":[{"internalType":"address","name":"_nodeAddress","type":"address"}],"name":"incrementNodeFinalisedMinipoolCount","outputs":[],"stateMutability":"nonpayable","type":"function"},{"inputs":[{"internalType":"address","name":"_nodeAddress","type":"address"}],"name":"incrementNodeStakingMinipoolCount","outputs":[],"stateMutability":"nonpayable","type":"function"},{"inputs":[],"name":"removeVacantMinipool","outputs":[],"stateMutability":"nonpayable","type":"function"},{"inputs":[{"internalType":"bytes","name":"_pubkey","type":"bytes"}],"name":"setMinipoolPubkey","outputs":[],"stateMutability":"nonpayable","type":"function"},{"inputs":[{"internalType":"uint256","name":"_previousBond","type":"uint256"},{"internalType":"uint256","name":"_newBond","type":"uint256"},{"internalType":"uint256","name":"_previousFee","type":"uint256"},{"internalType":"uint256","name":"_newFee","type":"uint256"}],"name":"updateNodeStakingMinipoolCount","outputs":[],"stateMutability":"nonpayable","type":"function"},{"inputs":[],"name":"version","outputs":[{"internalType":"uint8","name":"","type":"uint8"}],"stateMutability":"view","type":"function"}]'
)


def validator_slash(pct_network):
    base = 1
    correlated = np.floor(pct_network / 100 * 3 * 32)
    return np.minimum(32, base + correlated)


if __name__ == '__main__':
    pct_network_slashed = np.arange(0, 25.2, 0.1)

    lido_insurance = TokenSteth.functions.balanceOf(
        '0x8B3f33234ABD88493c0Cd28De33D583B70beDe35').call() / 1e18
    # Buffer calculation: https://dune.com/queries/2481449; not sure if I'm exact, but close.
    lido_buffer = (
        CLIENT.eth.get_balance('0xae7ab96520DE3A18E5e111B5EaAb095312D7fE84') +  # stETH token
        CLIENT.eth.get_balance('0xB9D7934878B5FB9610B3fE8A5e441e8fad7E293f') +  # withdrawal vault
        CLIENT.eth.get_balance('0x388C818CA8B9251b393131C08a736A67ccB19297')  # EL reward vault
    ) / 1e18
    steth_total_value = TokenSteth.functions.totalSupply().call() / 1e18
    steth_num_validators = (steth_total_value - lido_buffer) // 32
    lido_loss = (steth_num_validators * (pct_network_slashed / 100) *
                 validator_slash(pct_network_slashed)) - lido_insurance
    lido_pct_loss = 100 * (lido_loss / steth_total_value)

    rp_eb8_ct = 0
    rp_eb16_ct = 0
    num_nodes = RocketNodeManager.functions.getNodeCount().call()
    for offset in range(0, num_nodes, 100):
        print(offset)
        node_ls = RocketNodeManager.functions.getNodeAddresses(offset, 100).call()
        for addr in node_ls:
            provided_eth = RocketNodeStaking.functions.getNodeETHProvided(addr).call()
            matched_eth = RocketNodeStaking.functions.getNodeETHMatched(addr).call()
            eb8_ct = (matched_eth - provided_eth) / 16e18
            eb16_ct = (provided_eth - (8e18 * eb8_ct)) / 16e18
            rp_eb8_ct += eb8_ct
            rp_eb16_ct += eb16_ct
            # since only 8 and 16-ETH bonds exist, the above are enough to figure out counts
            # this method doesn't account for withdrawn

    print(rp_eb8_ct)
    print(rp_eb16_ct)

    reth_total_supply = TokenReth.functions.totalSupply().call()
    reth_total_value = TokenReth.functions.getEthValue(reth_total_supply).call() / 1e18
    reth_total_supply /= 1e18
    print(reth_total_value)
    print(reth_total_supply)
    rp_loss = []
    rp_pct_loss = []
    for pct_slash in pct_network_slashed:
        slash_eth = validator_slash(pct_slash)
        if slash_eth <= 8:
            # NO bond fully covers
            loop_rp_loss = 0
        elif 8 < slash_eth <= 16:
            # NO bond fully covers for eb16
            loop_rp_loss = (rp_eb8_ct * pct_slash / 100) * (slash_eth - 8)
        elif 16 < slash_eth <= 24:
            loop_rp_loss = (rp_eb8_ct * pct_slash / 100) * (slash_eth - 8) + (
                rp_eb16_ct * pct_slash / 100) * (slash_eth - 16)
        else:
            # this is a tricky scenario:
            # - RP uses lump sum of 8+ ETH to determine a full exit
            # - if we get slashed hard enough, we won't see that
            # - in that case it's treated like CL rewards
            # - reth gets a share based on borrowed eth and commission
            a = 24 - ((32 - slash_eth) * (.86 * 24 / 32))
            b = 16 - ((32 - slash_eth) * (.86 * 16 / 32))
            loop_rp_loss = (rp_eb8_ct * pct_slash / 100) * a + (rp_eb16_ct * pct_slash / 100) * b
        loop_rp_pct_loss = 100 * (loop_rp_loss / reth_total_value)
        rp_loss.append(loop_rp_loss)
        rp_pct_loss.append(loop_rp_pct_loss)

    fig, ax = plt.subplots(1)
    ax.plot(pct_network_slashed, lido_pct_loss, color=COLOR_LIDO, label='stETH')
    ax.plot(pct_network_slashed, rp_pct_loss, color=COLOR_RP, label='rETH')
    ax.set_xlabel('Percent of network slashed')
    ax.set_ylabel('Percent loss experienced by LST')
    ax.legend()
    ax.grid()
    fig.savefig('./black_swan_insurance.png', bbox_inches='tight')

    # plt.show()

# Comments
# - 🚨 _assuming_ that % of network slashed and % slashed per LST protocol are the same
# - after some point, other things start to matter, like quadratic leakage, getting attestations
#   through on time, and other blockchain esoterica. I simply cut off the chart before we get to
#   that region
